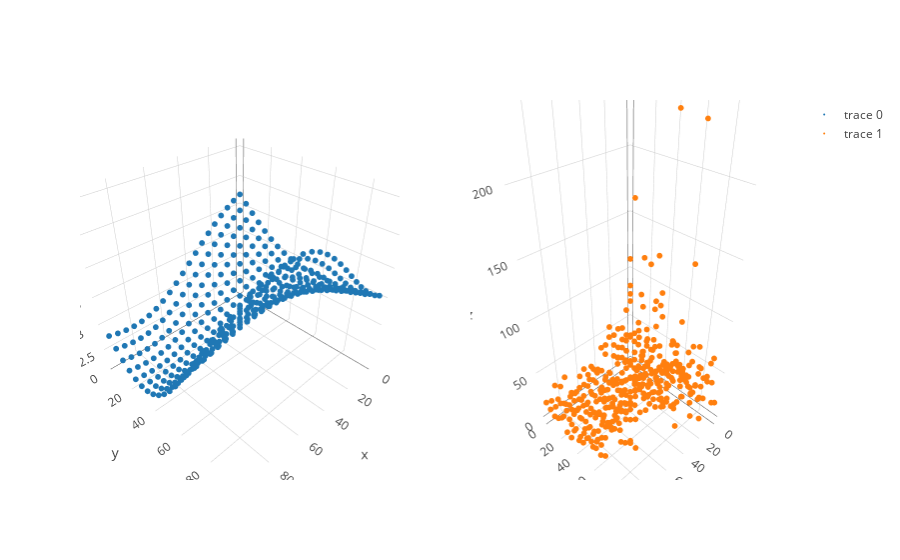

Notebook code cell kept with this figure:
### Markdown cell above
First, we simulate some data from a GP with an RBF kernel.

### Code cell
X = sim.sim_X_equispaced(D = 2, N_dim = 20, lower=0, upper=100)
f = sim.sim_f(X, rbf, inv_softmax(np.array([50., 1.0])), mu = 4.)
y = sim.poisson_draw(f, 0.5) 

trace_func = go.Scatter3d(x = X[:,0], y = X[:,1], z=f, mode = 'markers', marker=dict(size = 2,))
trace_draws = go.Scatter3d(x = X[:,0], y = X[:,1], z=y, mode = 'markers', marker=dict(size = 2,))
fig = tools.make_subplots(rows=1, cols=2, specs=[[{'is_3d': True}, {'is_3d': True}]])
fig.append_trace(trace_func, 1, 1)
fig.append_trace(trace_draws, 1, 2)
iplot(fig)

### Figure 1 — Plotly figure (JSON) as saved in the notebook; plotly's stock layout.template omitted (floating-point values rounded to 4 significant figures; data arrays with more than 128 entries replaced by an {"elided": "..."} marker saying what was removed)
{"data": [{"marker": {"size": 2}, "mode": "markers", "scene": "scene1", "type": "scatter3d", "x": {"elided": "400 int values"}, "y": {"elided": "400 int values"}, "z": {"elided": "400 float values"}}, {"marker": {"size": 2}, "mode": "markers", "scene": "scene2", "type": "scatter3d", "x": {"elided": "400 int values"}, "y": {"elided": "400 int values"}, "z": {"elided": "400 int values"}}], "layout": {"scene1": {"domain": {"x": [0, 0.45], "y": [0, 1]}}, "scene2": {"domain": {"x": [0.55, 1], "y": [0, 1]}}}}
